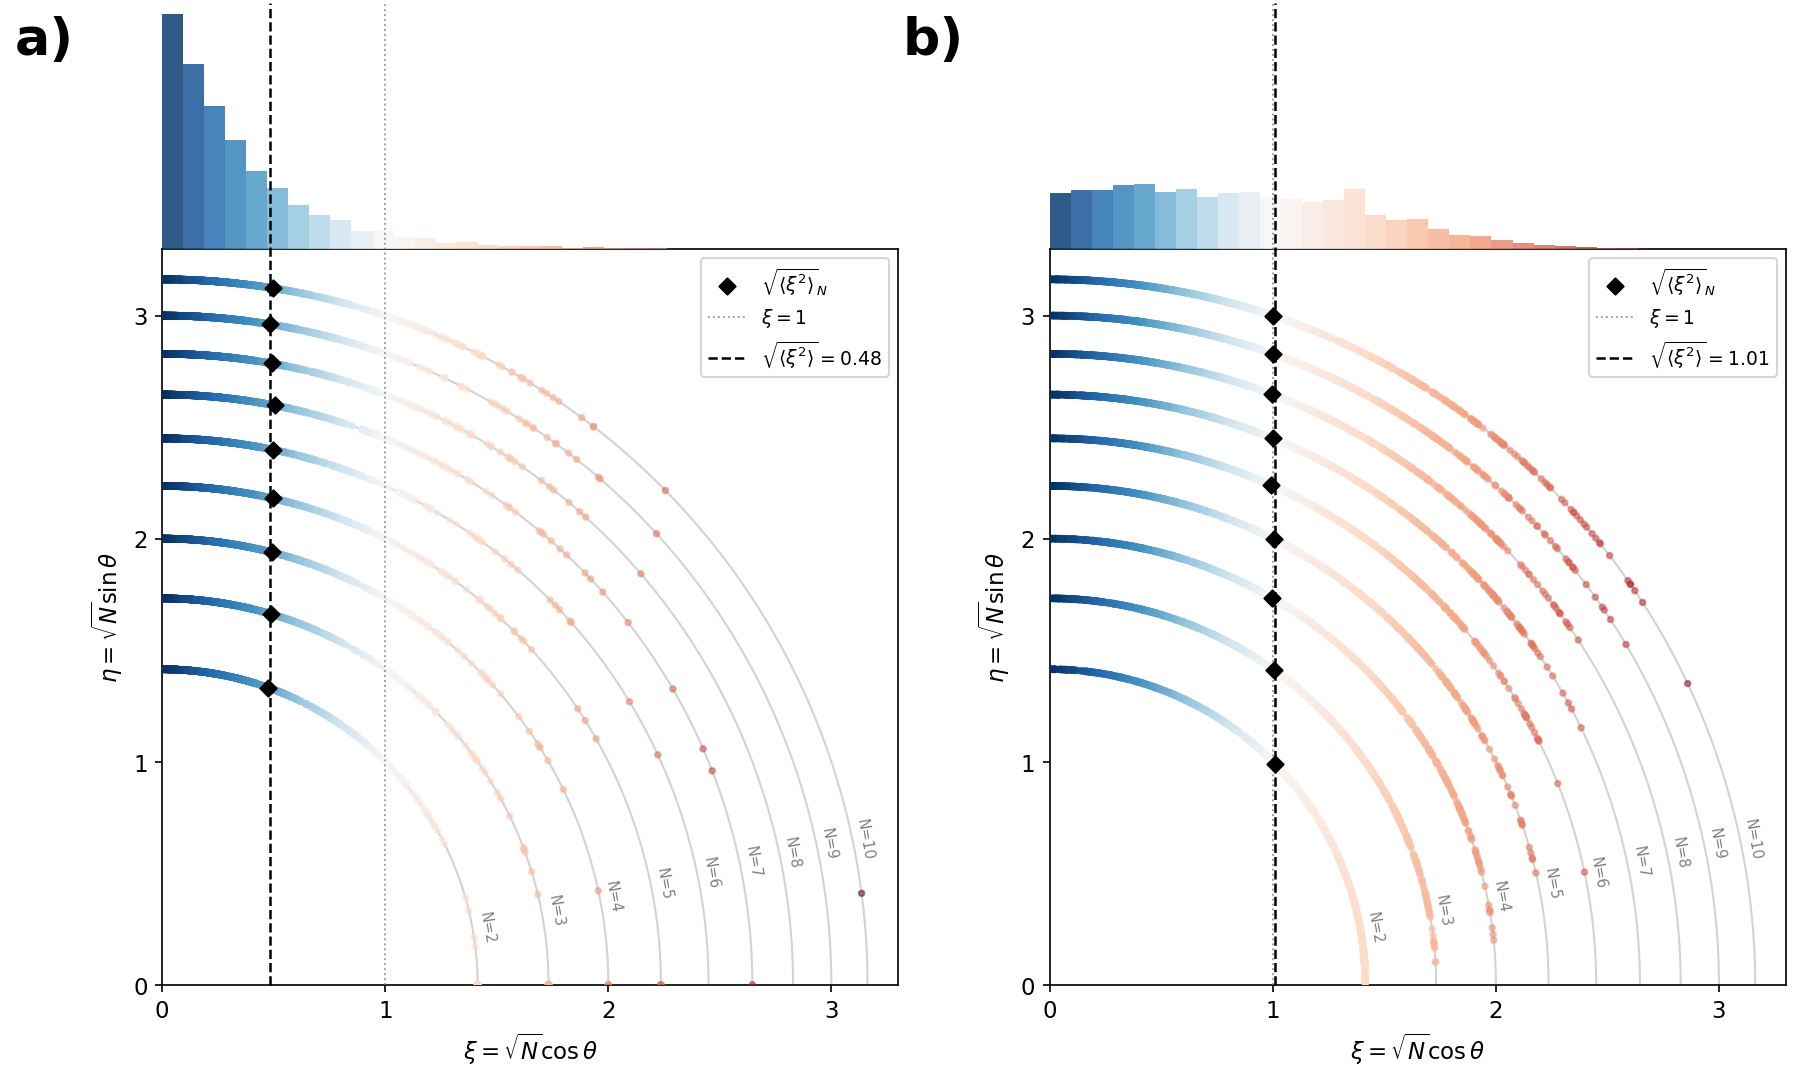

Python code for this plot:
"""
figure2_circles.py
------------------
Figure 2: Two side-by-side panels (cancellation / statistical baseline).

Each panel is a SINGLE axes whose frame wraps the circle scatter region only
(ylim = 0 to CIRC_TOP).  The x-axis and its label sit at the bottom; all four
spines form a box around the circles.  The xi histogram bars rise above the
top spine using clip_on=False -- they float outside the frame to show the
cumulative xi distribution.

Dummy data only -- fully reproducible via RNG seed.
"""

import numpy as np
import matplotlib
matplotlib.use("Agg")
import matplotlib.pyplot as plt
from matplotlib.colors import TwoSlopeNorm

# -- Config -------------------------------------------------------------------
COL_REF = '#6B7280'

RNG    = np.random.default_rng(42)
N_VALS = [2, 3, 4, 5, 6, 7, 8, 9, 10]
N_PER  = 1000
CMAP   = 'RdBu_r'
norm   = TwoSlopeNorm(vmin=0, vcenter=1.0, vmax=np.sqrt(10))

plt.rcParams.update({'font.family': 'sans-serif', 'font.size': 11,
                     'axes.linewidth': 0.8})

TICK_VALS = [0, 1, 2, 3]
CIRC_TOP  = 3.3        # axes ylim top = top spine = base of histogram

HIST_DENS_MAX = 2.6    # fixed density scale (same for both panels)
HIST_H        = 1.1    # height reserved for histogram in data coords
HIST_SCALE    = HIST_H / HIST_DENS_MAX
FULL_H        = CIRC_TOP + HIST_H   # y extent including histogram

# -- Dummy data generators ----------------------------------------------------
def gen_cancellation(N, n, rng):
    return np.clip(rng.exponential(scale=0.35, size=n), 0, np.sqrt(N))

def gen_statistical(N, n, rng):
    r     = rng.standard_normal((n, N))
    denom = np.sqrt((r ** 2).sum(axis=1))
    return np.abs(r.sum(axis=1)) / np.where(denom < 1e-9, 1e-9, denom)

GEN  = {'cancel': gen_cancellation, 'stat': gen_statistical}
data = {}
for key, fn in GEN.items():
    data[key] = {N: fn(N, N_PER, RNG) for N in N_VALS}

# -- Panel drawing ------------------------------------------------------------
arc_theta = np.linspace(0, np.pi / 2, 300)

def draw_panel(ax, key):
    all_xi  = np.concatenate([data[key][N] for N in N_VALS])
    mean_xi = np.sqrt(np.mean(all_xi ** 2))
    cmap_obj = plt.get_cmap(CMAP)

    # Concentric arcs + N labels
    for N in N_VALS:
        R = np.sqrt(N)
        ax.plot(R * np.cos(arc_theta), R * np.sin(arc_theta),
                color='lightgray', lw=1.0, zorder=0)
        ax.text(R * np.cos(0.24) + 0.04 - R * 0.003,
                R * np.sin(0.24),
                f'N={N}', color='gray', fontsize=7,
                va='top', ha='left', rotation=-80)

    # Scatter coloured by xi
    all_x, all_y = [], []
    for N in N_VALS:
        xi    = np.clip(data[key][N], 0, np.sqrt(N))
        delta = np.sqrt(np.maximum(N - xi ** 2, 0))
        all_x.extend(xi)
        all_y.extend(delta)
    ax.scatter(all_x, all_y, c=all_xi, cmap=CMAP, norm=norm,
               s=7, alpha=0.5, zorder=3)

    # Per-N RMS-xi diamonds
    first = True
    for N in N_VALS:
        xi_s = np.clip(GEN[key](N, N_PER * 8, RNG), 0, np.sqrt(N))
        m    = np.sqrt(np.mean(xi_s ** 2))
        md   = np.sqrt(max(N - m ** 2, 0))
        kw   = dict(color='black', s=30, marker='D', zorder=5)
        if first:
            ax.scatter([m], [md], label=r'$\sqrt{\langle\xi^2\rangle}_N$', **kw)
            first = False
        else:
            ax.scatter([m], [md], **kw)

    # Histogram bars -- outside the frame (clip_on=False, bottom=CIRC_TOP)
    counts, edges = np.histogram(all_xi, bins=35, range=(0, CIRC_TOP), density=True)
    for left, right, h in zip(edges[:-1], edges[1:], counts):
        xi_mid = (left + right) / 2
        bar_h  = h * HIST_SCALE
        ax.bar(left, bar_h, width=right - left, bottom=CIRC_TOP,
               color=cmap_obj(norm(xi_mid)),
               align='edge', edgecolor='none', alpha=0.85,
               zorder=3, clip_on=False)

    # Reference lines through circle region AND histogram (clip_on=False)
    ax.plot([1.0, 1.0], [0, FULL_H], color=COL_REF, lw=0.9, ls=':',
            alpha=0.7, zorder=4, clip_on=False, label=r'$\xi = 1$')
    ax.plot([mean_xi, mean_xi], [0, FULL_H], color='black', lw=1.2, ls='--',
            zorder=5, clip_on=False,
            label=r'$\sqrt{\langle\xi^2\rangle} = ' + rf'{mean_xi:.2f}$')

    # -- Frame wraps circle region only: ylim = (0, CIRC_TOP) ----------------
    ax.set_xlim(0, CIRC_TOP)
    ax.set_ylim(0, CIRC_TOP)
    ax.set_xticks(TICK_VALS)
    ax.set_yticks(TICK_VALS)
    ax.set_xlabel(r'$\xi = \sqrt{N}\cos\theta$', fontsize=11)
    ax.set_ylabel(r'$\eta = \sqrt{N}\sin\theta$', fontsize=11)
    ax.set_aspect('equal')
    ax.legend(fontsize=9, loc='upper right')

# -- Figure -------------------------------------------------------------------
fig, (ax_a, ax_b) = plt.subplots(1, 2, figsize=(12, 8))

draw_panel(ax_a, 'cancel')
draw_panel(ax_b, 'stat')

# Panel labels
for ax, lbl in [(ax_a, 'a)'), (ax_b, 'b)')]:
    ax.text(-0.20, 1.25, lbl, transform=ax.transAxes,
            fontsize=25, fontweight='bold', va='bottom', ha='left', clip_on=False)

plt.tight_layout()
plt.savefig('figure2_circles.png', dpi=150, bbox_inches='tight')
print('Saved -> figure2_circles.png')
